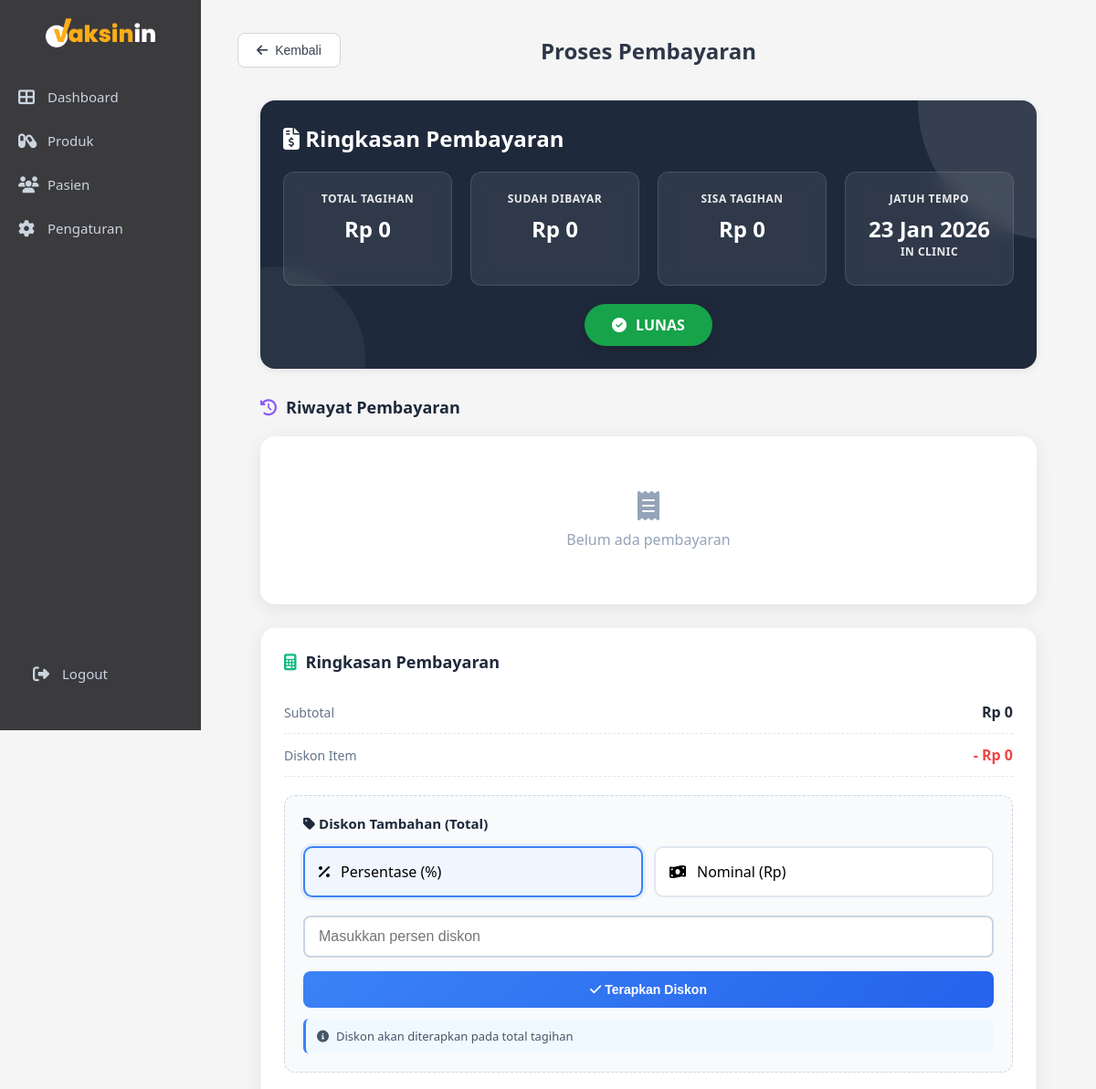
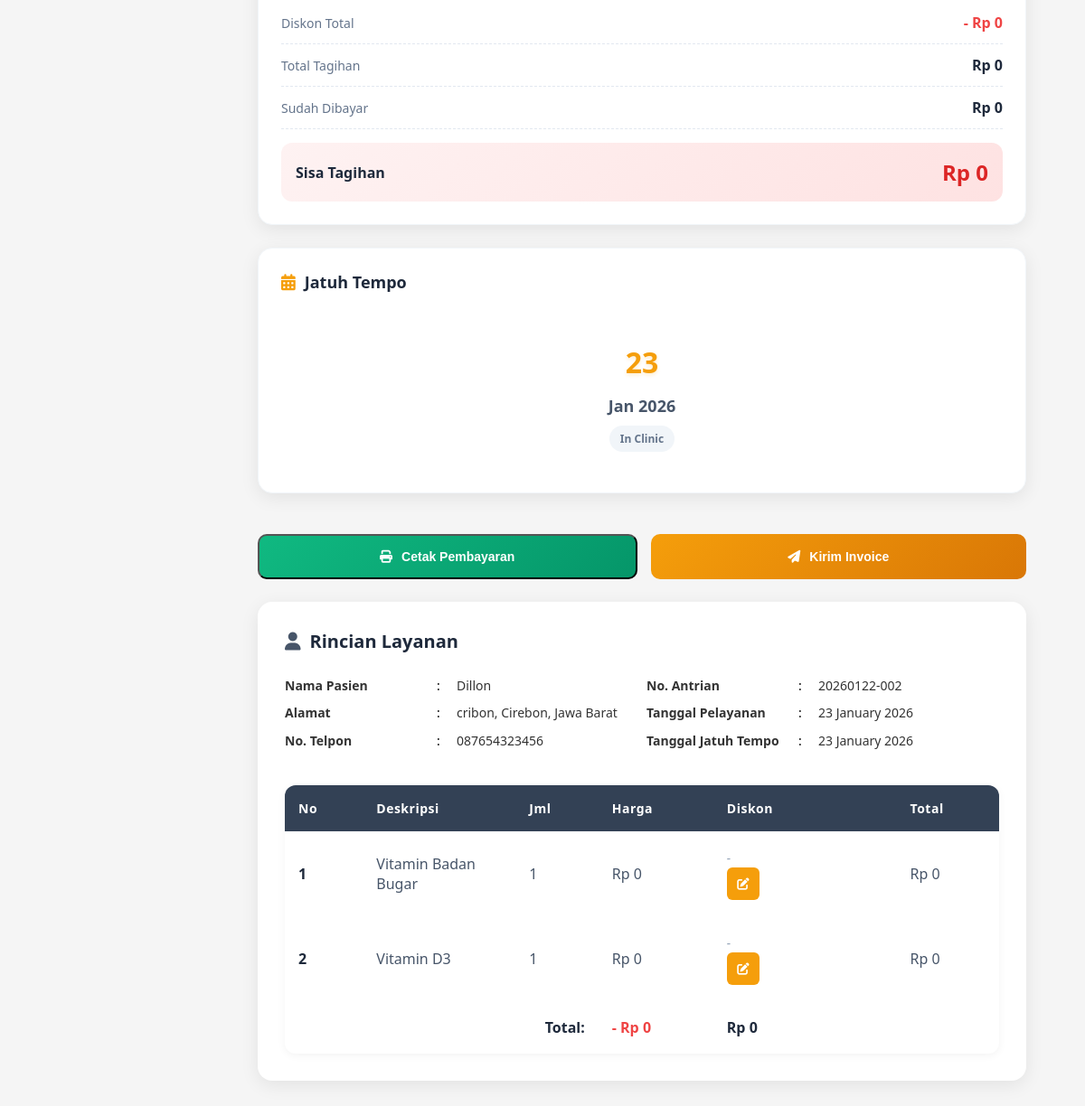
/admin/pembayaran.php?id=80, run on the app's committed database (2 pictures, top to bottom).
### tables this page shows
CREATE TABLE `bookings` (
  `id` int NOT NULL,
  `parent_id` int DEFAULT NULL,
  `patient_id` int NOT NULL,
  `service_type` enum('Home Service','In Clinic') NOT NULL,
  `nomor_antrian` varchar(20) NOT NULL,
  `tanggal_booking` date NOT NULL,
  `waktu_booking` time NOT NULL,
  `status` enum('pending','confirmed','completed','cancelled') DEFAULT 'pending',
  `catatan` text,
  `created_at` datetime NOT NULL,
  `updated_at` datetime DEFAULT CURRENT_TIMESTAMP ON UPDATE CURRENT_TIMESTAMP,
  `doctor_id` int DEFAULT NULL,
  `payment_status` enum('unpaid','paid') DEFAULT 'unpaid',
  `tindakan_selesai` tinyint(1) DEFAULT '0'
);

CREATE TABLE `patients` (
  `id` int NOT NULL,
  `no_rekam_medis` varchar(20) NOT NULL,
  `nama_lengkap` varchar(100) NOT NULL,
  `nama_panggilan` varchar(50) DEFAULT NULL,
  `tanggal_lahir` date NOT NULL,
  `usia` int DEFAULT NULL,
  `kategori_usia` enum('Anak','Dewasa') NOT NULL,
  `jenis_kelamin` enum('L','P') NOT NULL,
  `nik` varchar(16) DEFAULT NULL,
  `paspor` varchar(20) DEFAULT NULL,
  `kebangsaan` varchar(50) DEFAULT 'Indonesia',
  `pekerjaan` varchar(100) DEFAULT NULL,
  `nama_wali` varchar(100) DEFAULT NULL,
  `riwayat_alergi` text,
  `riwayat_penyakit` text,
  `riwayat_obat` text,
  `pelayanan` varchar(50) NOT NULL,
  `created_at` timestamp NOT NULL DEFAULT CURRENT_TIMESTAMP,
  `updated_at` timestamp NOT NULL DEFAULT CURRENT_TIMESTAMP ON UPDATE CURRENT_TIMESTAMP
);

CREATE TABLE `patient_addresses` (
  `id` int NOT NULL,
  `patient_id` int NOT NULL,
  `alamat` text NOT NULL,
  `provinsi` varchar(100) DEFAULT NULL,
  `kota` varchar(100) DEFAULT NULL,
  `is_primary` tinyint(1) DEFAULT '0'
);

CREATE TABLE `patient_phones` (
  `id` int NOT NULL,
  `patient_id` int NOT NULL,
  `phone` varchar(20) NOT NULL,
  `is_primary` tinyint(1) DEFAULT '0'
);

CREATE TABLE `booking_services` (
  `id` int NOT NULL,
  `parent_booking_id` int DEFAULT NULL,
  `booking_id` int NOT NULL,
  `patient_id` int DEFAULT NULL,
  `nama_layanan` varchar(100) NOT NULL,
  `created_at` datetime DEFAULT CURRENT_TIMESTAMP,
  `service_id` int DEFAULT NULL,
  `harga` int DEFAULT '0',
  `diskon` int DEFAULT '0',
  `diskon_tipe` enum('persen','nilai') DEFAULT 'nilai',
  `total` int DEFAULT '0'
);

### admin/pembayaran.php (the view, shortened to what the rows shown need)
<?php
include "../config.php";
$booking_id = isset($_GET['id']) ? intval($_GET['id']) : 0;
$sql_jenis = "SELECT parent_id, service_type, tanggal_booking FROM bookings WHERE id = ?";
$stmt_jenis = $conn->prepare($sql_jenis);
$stmt_jenis->bind_param("i", $booking_id);
$stmt_jenis->execute();
$result_jenis = $stmt_jenis->get_result();
$jenis_data = $result_jenis->fetch_assoc();
$is_child = ($jenis_data['parent_id'] != NULL);
$parent_booking_id = $is_child ? $jenis_data['parent_id'] : $booking_id;
$service_type = $jenis_data['service_type'];
$tanggal_layanan = $jenis_data['tanggal_booking'];
function hitungJatuhTempo($service_type, $tanggal_pesanan, $tanggal_layanan) {
    $tgl_layanan = new DateTime($tanggal_layanan);
    if ($service_type == 'In Clinic') {
        return $tgl_layanan->format('Y-m-d');
    }
}
$sql_tgl_pesanan = "SELECT created_at FROM bookings WHERE id = ?";
$stmt_tgl = $conn->prepare($sql_tgl_pesanan);
$stmt_tgl->bind_param("i", $parent_booking_id);
$stmt_tgl->execute();
$result_tgl = $stmt_tgl->get_result();
$tgl_pesanan_row = $result_tgl->fetch_assoc();
$tgl_pesanan = $tgl_pesanan_row ? $tgl_pesanan_row['created_at'] : date('Y-m-d H:i:s');
$jatuh_tempo = hitungJatuhTempo($service_type, $tgl_pesanan, $tanggal_layanan);
$sql_peserta = "
    SELECT b.*, p.nama_lengkap
    FROM bookings b
    JOIN patients p ON b.patient_id = p.id
    WHERE b.parent_id = ? OR b.id = ?
    ORDER BY b.id
";
$stmt_peserta = $conn->prepare($sql_peserta);
$stmt_peserta->bind_param("ii", $parent_booking_id, $parent_booking_id);
$stmt_peserta->execute();
$peserta_result = $stmt_peserta->get_result();
$jumlah_peserta = 0;
while ($row = $peserta_result->fetch_assoc()) {
    $jumlah_peserta++;
}
$sql = "SELECT b.*, b.payment_status,
               p.nama_lengkap,
               p.no_rekam_medis
        FROM bookings b
        JOIN patients p ON b.patient_id = p.id
        WHERE b.id = ?";
$stmt = $conn->prepare($sql);
$stmt->bind_param("i", $parent_booking_id);
$stmt->execute();
$result_booking = $stmt->get_result();
$booking = $result_booking->fetch_assoc();
$sql_phone = "SELECT phone FROM patient_phones
              WHERE patient_id = ?
              ORDER BY is_primary DESC
              LIMIT 1";
$stmt_ph = $conn->prepare($sql_phone);
$stmt_ph->bind_param("i", $booking['patient_id']);
$stmt_ph->execute();
$phone = $stmt_ph->get_result()->fetch_assoc()['phone'] ?? '-';
$sql_addr = "SELECT * FROM patient_addresses
             WHERE patient_id = ?
             AND is_primary = 1
             LIMIT 1";
$stmt_ad = $conn->prepare($sql_addr);
$stmt_ad->bind_param("i", $booking['patient_id']);
$stmt_ad->execute();
$address = $stmt_ad->get_result()->fetch_assoc();
if ($jumlah_peserta > 1) {
    $sql_services = "
        SELECT bs.*, b.id as booking_id, p.nama_lengkap
        FROM booking_services bs
        JOIN bookings b ON bs.booking_id = b.id
        JOIN patients p ON b.patient_id = p.id
        WHERE b.parent_id = ? OR b.id = ?
        ORDER BY b.id
    ";
    $stmt_s = $conn->prepare($sql_services);
    $stmt_s->bind_param("ii", $parent_booking_id, $parent_booking_id);
} else {
    $sql_services = "
        SELECT id, nama_layanan, harga, diskon, diskon_tipe, total
        FROM booking_services
        WHERE booking_id = ?
    ";
    $stmt_s = $conn->prepare($sql_services);
    $stmt_s->bind_param("i", $parent_booking_id);
}
$stmt_s->execute();
$result_services = $stmt_s->get_result();
$data_services = [];
while ($row = $result_services->fetch_assoc()) {
    $row['jumlah'] = 1;
    $diskon = $row['diskon'] ?? 0;
    $row['total'] = $row['harga'] - $diskon;
    $data_services[] = $row;
}
?>
<!DOCTYPE html>
<html lang="id">
<head>
    <link rel="stylesheet" href="css/admin.css">
    <link rel="stylesheet" href="css/pembayaran.css">
    <link rel="stylesheet" href="css/sidebar-toggle.css">
    <link rel="stylesheet" href="https://cdnjs.cloudflare.com/ajax/libs/font-awesome/6.4.0/css/all.min.css">
</head>
<body>
    <div class="main-content">
        <div class="detail-header">
            <h1>Proses Pembayaran</h1>
        </div>
        <div class="payment-summary">
            <div style="display: flex; justify-content: space-between; align-items: center; margin-bottom: 20px;">
                <h2 style="color: white; margin: 0; font-size: 24px;">
                    <i class="fas fa-file-invoice-dollar"></i> Ringkasan Pembayaran
                </h2>
            </div>
            <div class="summary-grid">
                <div class="summary-item">
                    <span class="summary-label">Jatuh Tempo</span>
                    <div class="summary-value">
                        <?= date('d M Y', strtotime($jatuh_tempo)) ?>
                    </div>
                    <span class="summary-label"><?= $service_type ?></span>
                </div>
            </div>
        </div>
        <div class="payment-layout">
            <div class="payment-left">
                <div class="data-pasien">
                    <span class="label"><b>Nama Pasien</b></span>
                    <span class="colon">:</span>
                    <span class="value"><?= htmlspecialchars($booking['nama_lengkap']) ?></span>
                    <span class="label"><b>No. Antrian</b></span>
                    <span class="colon">:</span>
                    <span class="value"><?= $booking['nomor_antrian'] ?></span>
                    <span class="label"><b>Alamat</b></span>
                    <span class="colon">:</span>
                    <span class="value">
                        <?php if ($address): ?>
                            <?= htmlspecialchars($address['alamat']) ?>,
                            <?= htmlspecialchars($address['kota']) ?>,
                            <?= htmlspecialchars($address['provinsi']) ?>
                        <?php else: ?>
                            -
                        <?php endif; ?>
                    </span>
                    <span class="label"><b>Tanggal Pelayanan</b></span>
                    <span class="colon">:</span>
                    <span class="value"><?= date('d F Y', strtotime($booking['tanggal_booking'])) ?></span>
                    <span class="label"><b>No. Telpon</b></span>
                    <span class="colon">:</span>
                    <span class="value"><?= htmlspecialchars($phone) ?></span>
                    <span class="label"><b>Tanggal Jatuh Tempo</b></span>
                    <span class="colon">:</span>
                    <span class="value">
                        <?= date('d F Y', strtotime($jatuh_tempo)) ?>
                    </span>
                </div>
                <table class="services-table">
                    <thead>
                        <tr>
                            <th>No</th>
                            <th>Deskripsi</th>
                            <th>Jml</th>
                            <th>Harga</th>
                            <th>Diskon</th>
                            <th>Total</th>
                        </tr>
                    </thead>
                    <tbody>
                        <?php
                        $counter = 1;
                        foreach ($data_services as $i => $srv):
                            $harga = $srv['harga'];
                            $diskon_item = $srv['diskon'] ?? 0;
                            $total_per_item = $harga - $diskon_item;
                            $diskon_tipe = $srv['diskon_tipe'] ?? '';
                            $diskon_persen = $diskon_item > 0 ? round(($diskon_item / $harga) * 100) : 0;
                        ?>
                        <tr data-harga="<?= $harga ?>" data-index="<?= $i ?>">
                            <td><?= $counter++ ?></td>
                            <td><?= htmlspecialchars($srv['nama_layanan']) ?></td>
                            <td>1</td>
                            <td class="harga-item">Rp <?= number_format($harga, 0, ',', '.') ?></td>
                            <td class="diskon-cell" id="diskon-cell-<?= $i ?>">
                                <?php if ($diskon_item > 0): ?>
                                    <div class="diskon-applied">
                                        <?php if ($diskon_tipe == 'persen'): ?>
                                            <span class="diskon-badge persen">
                                                <?= $diskon_persen ?>%
                                            </span>
                                        <?php else: ?>
                                            <span class="diskon-badge nilai">
                                                - Rp <?= number_format($diskon_item, 0, ',', '.') ?>
                                            </span>
                                        <?php endif; ?>
                                        <div class="diskon-info">
                                            <?= $diskon_tipe == 'persen' ?
                                                "($diskon_persen% = Rp " . number_format($diskon_item, 0, ',', '.') . ")" :
                                                ""
                                            ?>
                                        </div>
                                    </div>
                                <?php else: ?>
                                    <span class="no-diskon">-</span>
                                <?php endif; ?>
                                <button type="button"
                                    class="btn-edit-diskon"
                                    onclick="openDiskonItem(<?= $i ?>, <?= $harga ?>,
                                            '<?= $diskon_tipe ?>', <?= $diskon_item ?>,
                                            '<?= htmlspecialchars($srv['nama_layanan']) ?>')"
                                    title="Edit Diskon">
                                    <i class="fas fa-edit"></i>
                                </button>
                            </td>
                            <td class="total-item" id="total-item-<?= $i ?>">
                                Rp <?= number_format($total_per_item, 0, ',', '.') ?>
                            </td>
                        </tr>
                        <?php endforeach; ?>
                    </tbody>
                </table>
            </div>
            <div class="payment-right">
                <div class="jatuh-tempo-card">
                    <div class="jatuh-tempo-content">
                        <div class="jatuh-tempo-date">
                            <?= date('d', strtotime($jatuh_tempo)) ?>
                        </div>
                        <div style="font-size: 18px; font-weight: 600; color: #475569;">
                            <?= date('M Y', strtotime($jatuh_tempo)) ?>
                        </div>
                        <div class="jatuh-tempo-info">
                            <span class="info-tag"><?= $service_type ?></span>
                        </div>
                    </div>
                </div>
            </div>
        </div>
    </div>
</body>
</html>

### data on the page
bookings: date('d M Y', strtotime($jatuh_tempo)) "23 Jan 2026", service_type "IN CLINIC", patient.nama_lengkap "Dillon", nomor_antrian "20260122-002", tanggal_booking "23 January 2026", date('d F Y', strtotime($jatuh_tempo)) "23 January 2026", date('d', strtotime($jatuh_tempo)) "23", date('M Y', strtotime($jatuh_tempo)) "Jan 2026", service_type "In Clinic"
patient_addresses: alamat "cribon", kota "Cirebon", provinsi "Jawa Barat"
patient_phones: phone "087654323456"
booking_services: nama_layanan "Vitamin Badan Bugar", harga "0"
booking_services: nama_layanan "Vitamin D3", harga "0"

### other printed values
$total_tagihan_final "0"
$total_sudah_dibayar "0"
$sisa_tagihan "0"
$total_diskon_item "0"
$subtotal "0"
